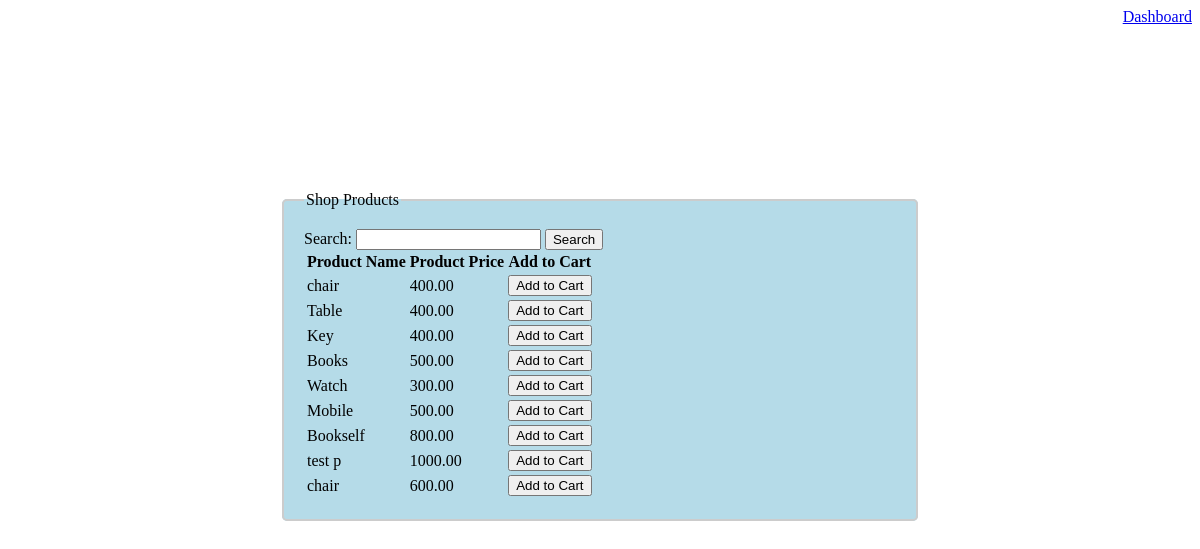
The app's page /mvc/views/shop.php (signed in) with its own data.
### tables this page shows
CREATE TABLE `products` (
  `id` int(11) NOT NULL,
  `product_name` varchar(255) NOT NULL,
  `product_price` decimal(10,2) NOT NULL
);

### mvc/views/shop.php (the view, shortened to what this page needs)
<?php
	$conn = mysqli_connect("localhost", "root", "", "project");
	$sql = "CREATE TABLE IF NOT EXISTS cart (
			id INT(11) NOT NULL AUTO_INCREMENT PRIMARY KEY,
			product_id INT(11) NOT NULL,
			quantity INT(11) NOT NULL,
			created_at TIMESTAMP DEFAULT CURRENT_TIMESTAMP
		)";
	mysqli_query($conn, $sql);
?>
<!DOCTYPE html>
<html>
<head>
</head>
<body>
<header style="text-align: right;">
  <nav>
    <a href="../views/user_dashboard.php">Dashboard</a>
  </nav>
</header>
	<fieldset>
		<legend>Shop Products</legend>
		<form>
    <label for="search">Search:</label>
    <input type="text" id="search" name="search">
    <button type="submit" id="search-btn">Search</button>
  </form>
		<?php
			$sql = "SELECT * FROM products";
			$result = mysqli_query($conn, $sql);
			if(mysqli_num_rows($result) > 0) {
				echo "<table>";
				echo "<tr><th>Product Name</th><th>Product Price</th><th>Add to Cart</th></tr>";
				while($row = mysqli_fetch_assoc($result)) {
					echo "<tr><td>" . $row["product_name"] . "</td><td>" . $row["product_price"] . "</td><td>";
					echo "<form method='POST' action='" . htmlspecialchars($_SERVER["PHP_SELF"]) . "'>";
					echo "<input type='submit' name='add_to_cart' value='Add to Cart'>";
					echo "</form>";
					echo "</td></tr>";
				}
				echo "</table>";
			} else {
				echo "No products found.";
			}
		?>
	</fieldset>
<br>
<br>
<br>
	<br>
</body>
</html>

### mvc/views/shop.php (style rules this page uses)
fieldset { position: relative; top: 50%; transform: translateY(50%); width: 50%; margin: auto; border: 2px solid #ccc; border-radius: 5px; background-color: #ADD8E6; background-color: rgba(173, 216, 230, 0.9); padding: 20px; }

### records on screen
products: product_name "chair", product_price "400.00"
products: product_name "Table", product_price "400.00"
products: product_name "Key", product_price "400.00"
products: product_name "Books", product_price "500.00"
products: product_name "Watch", product_price "300.00"
products: product_name "Mobile", product_price "500.00"
products: product_name "Bookself", product_price "800.00"
products: product_name "test p", product_price "1000.00"
products: product_name "chair", product_price "600.00"
